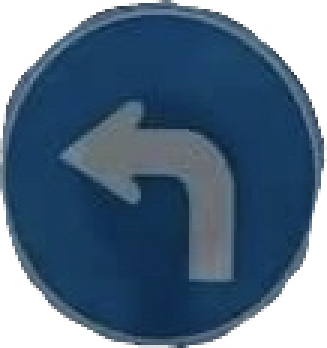
#> input picture images/left.jpg, 109 x 116 px (shown 3 times larger)
$ python -i sign_debug.py   (imports and definitions only)
#> lines starting #> are read from the running program, lines starting #| are printed output that depends on the picture; after the words box and inside, x2 and y2 are one past the last pixel; in counts of white or black regions, pixels touching at a corner belong together
#> further down, picture is the input picture: shape (116, 109, 3); mean B, G, R 134.1, 111.9, 88.4
#!/usr/bin/env python3
import cv2
import numpy as np
import argparse
import os


# [4 lines left out: function sign_blue_mask, not called in this run]


def sign_arrow_mask(image):
    image = cv2.resize(image, (100, 100))
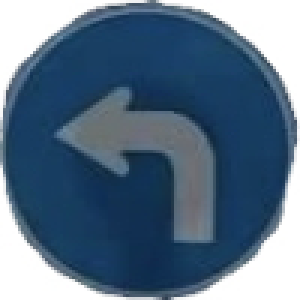
#> image: shape (100, 100, 3) (shown 3 times larger); mean of channels 0, 1, 2 134.1, 111.8, 88.4; drawn as B, G, R
    hsv = cv2.cvtColor(image, cv2.COLOR_BGR2HSV)
#> hsv: shape (100, 100, 3); mean H, S, V 85.1, 122.4, 134.1
    mask = cv2.inRange(hsv, np.array([68, 48, 30]), np.array([90, 66, 43]))
#> mask: shape (100, 100); every value is 0
    inner = np.zeros((100, 100), dtype=np.uint8)
    cv2.circle(inner, (50, 50), 40, 255, -1)
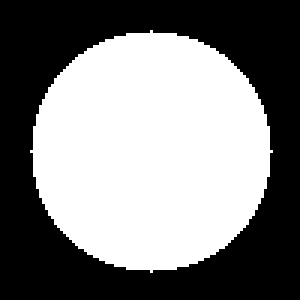
#> inner: shape (100, 100) (shown 3 times larger); 50.2% white; 1 black region, box (x1, y1, x2, y2) and area: (0, 0, 100, 100) 4975
    return cv2.bitwise_and(mask, inner)


# [64 lines left out: function main, not called in this run]


# [2 lines not run here, left out]

>>> import cv2
>>> picture = cv2.imread('left.jpg')
>>> result = sign_arrow_mask(picture)
